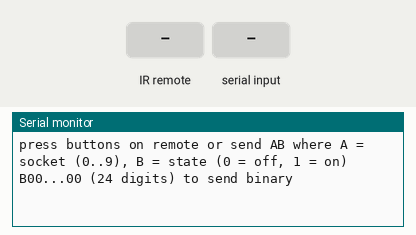
A sketch run on a simulated Arduino Uno, built with avr-gcc and run on an emulated ATmega328P. Parts: the last lines printed to the serial monitor. Inputs (shaded band) come from the test bench.

Above: at 1.2 s.
1.3 s: infrared code 0x1 received
At 2.0 s:
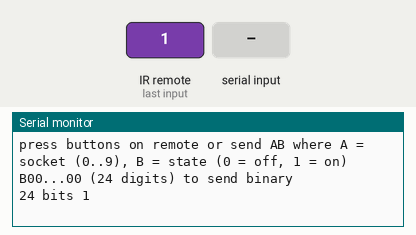
2.8 s: "B\n" received over Serial
At 3.2 s:
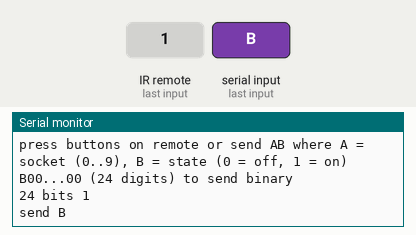
4.3 s: "1\n" received over Serial
At 5.5 s:
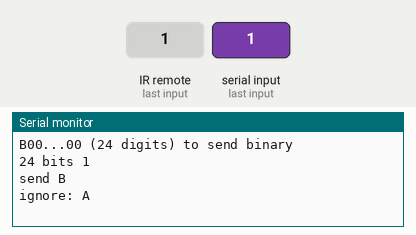
5.8 s: "0\n" received over Serial
At 6.08 s:
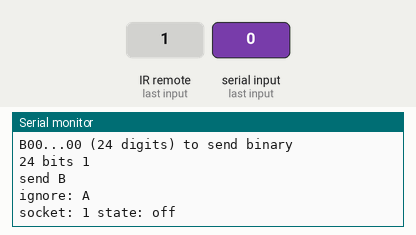

Measured:
- after the input at 1.3 s, the serial monitor: prints a new line at once (image 1)
- after the input at 2.8 s, the serial monitor: prints a new line at once (image 2)
- after the input at 4.3 s, the serial monitor: prints a new line at once (image 3)
- after the input at 5.8 s, the serial monitor: prints a new line at once (image 4)

The sketch:

RF433_Sockets.ino
```cpp
/*
  Example for receiving wirelss signals and sending them out based on serial input

  Based on examples from RC-Swtich which this sketch uses

  http://code.google.com/p/rc-switch/
*/

#include <RCSwitch.h>

RCSwitch mySwitch = RCSwitch();

void setup() {
  Serial.begin(9600);
  mySwitch.enableReceive(0);  // Receiver on inerrupt 0 => that is pin #2

  mySwitch.enableTransmit(10); // with sender wired in receiving doesn't work, pin #10

  Serial.print("press buttons on remote or send AB where A = socket (0..9), B = state (0 = off, 1 = on)\nB00...00 (24 digits) to send binary\n");
}

int serial_pos = 0;
char serial_data[2]; // socket (0-9), state (0-1)
char binary_data[24];

void loop() {
  if (mySwitch.available()) {
    Serial.print(mySwitch.getReceivedBitlength());
    Serial.print(" bits ");
    Serial.println(mySwitch.getReceivedValue(), BIN);
    mySwitch.resetAvailable();
  }
  if (Serial.available() > 0) {
     char input = Serial.read();
     if ( input == 'B' ) {
       Serial.readBytesUntil('\n', binary_data, sizeof(binary_data));
       Serial.print("send B");
       Serial.println( binary_data );
       mySwitch.send( binary_data );
     } else
     if ( input >= 0x30 && input <= 0x39 ) {
       input = input - 0x30; // ASCII to number
       serial_data[serial_pos++] = input;
     } else {
       Serial.print("ignore: ");
       Serial.println(input, HEX);
     }

     if ( serial_pos == 2 ) {
       Serial.print("socket: ");
       Serial.print(serial_data[0], DEC);
       Serial.print(" state: ");
       Serial.println(serial_data[1] ? "on" : "off");
       serial_pos = 0;
       if ( serial_data[1] ) { // on
         switch ( serial_data[0] ) {
         case 1:
           mySwitch.send("110101011101010000001100");
           break;
         case 2:
           mySwitch.send("110101010111010000001100");
           break;
         case 3:
           mySwitch.send("110101010101110000001100");
           break;
         default:
           Serial.print("invalid switch on number ");
           Serial.println(serial_data[0], DEC);
         }
       } else { // off
         switch ( serial_data[0] ) {
         case 1:
           mySwitch.send("110101011101010000000011");
           break;
         case 2:
           mySwitch.send("110101010111010000000011");
           break;
         case 3:
           mySwitch.send("110101010101110000000011");
           break;
         default:
           Serial.print("invalid switch off number ");
           Serial.println(serial_data[0], DEC);
         }
       }
     }
  }
}
```
